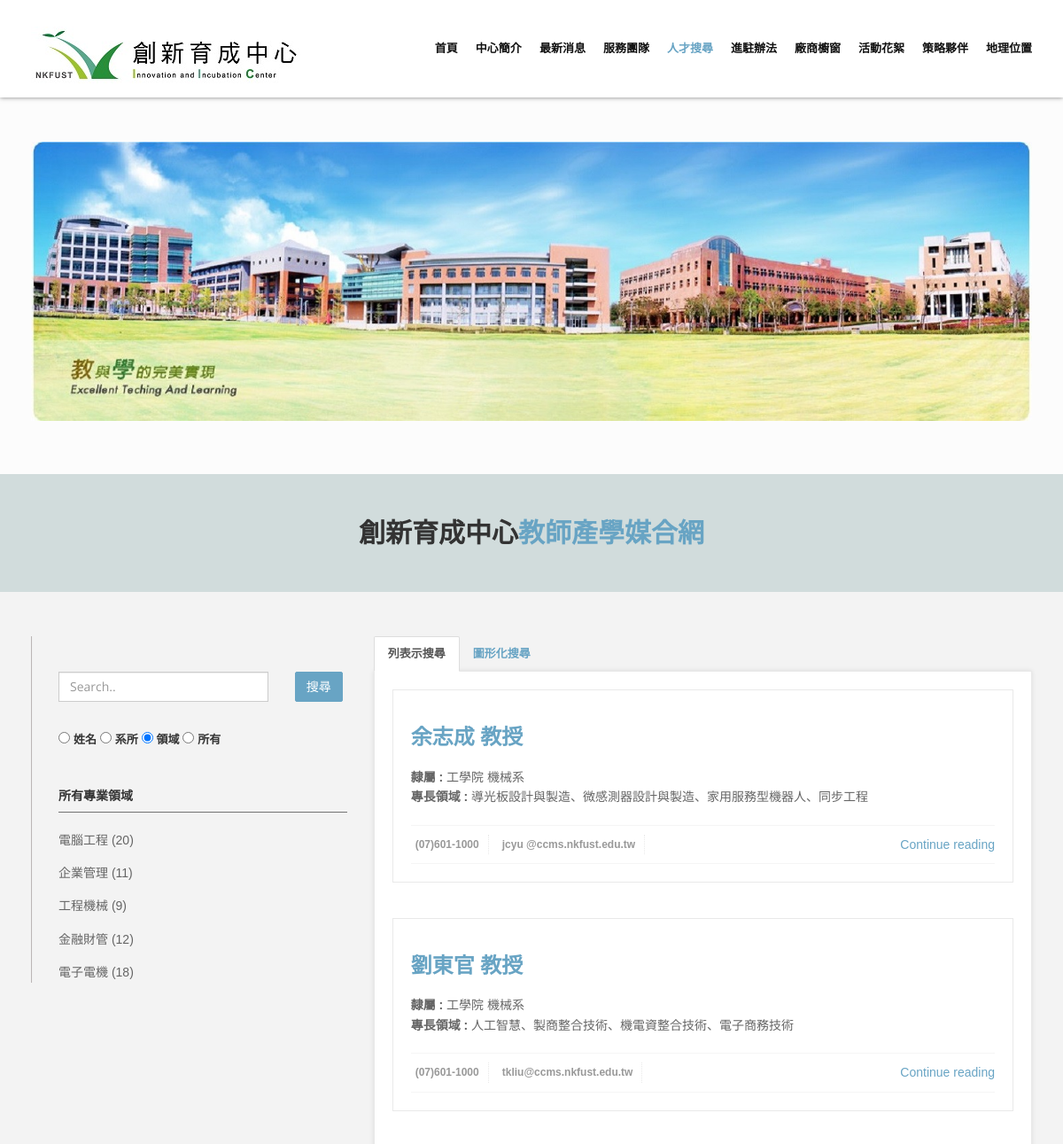
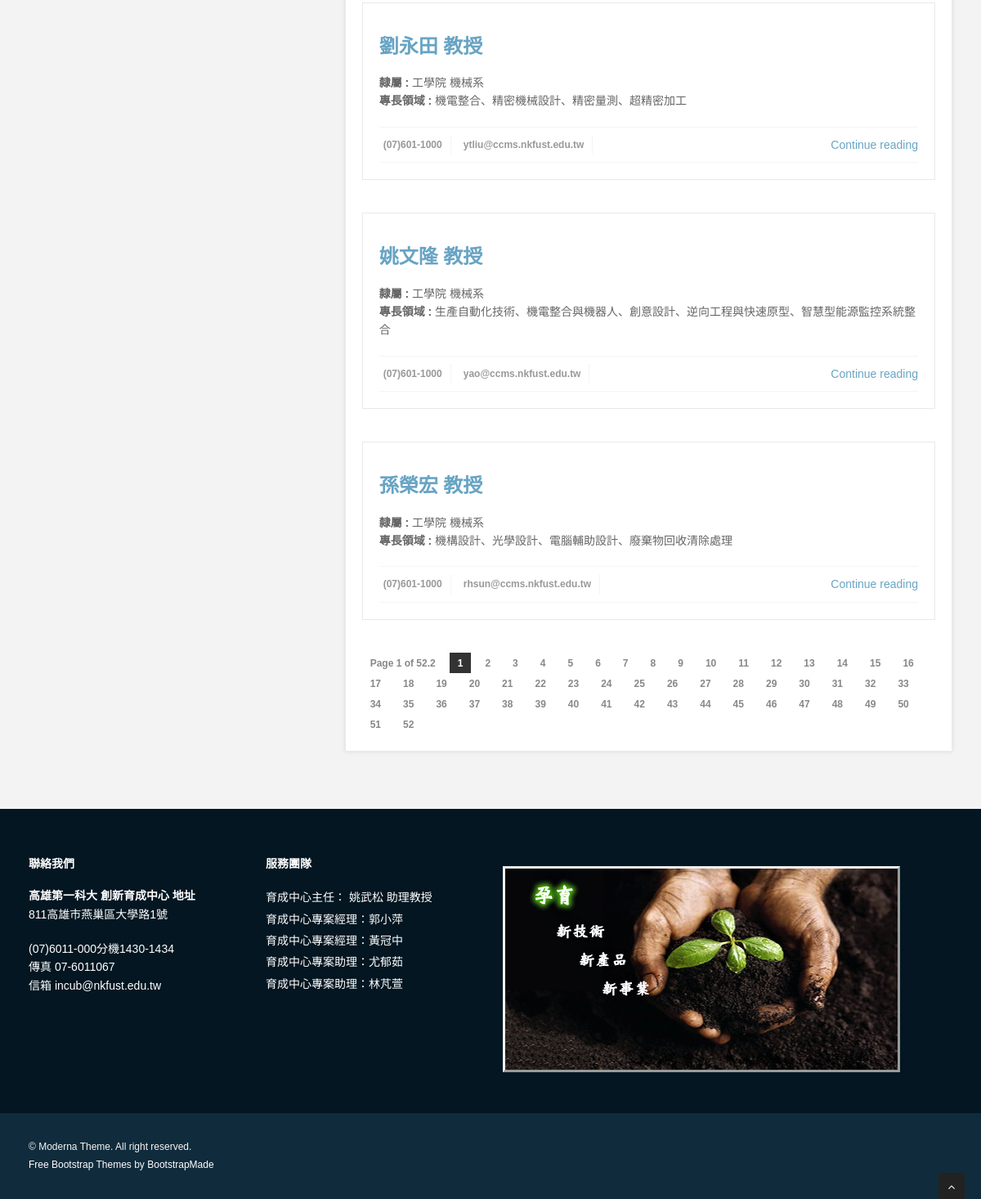
/index.php/search, run on the app's committed database (2 pictures, top to bottom).
### tables this page shows
CREATE TABLE `faculty` (
  `serial_number` int(11) NOT NULL AUTO_INCREMENT,
  `id` varchar(8) DEFAULT NULL,
  `college` varchar(4) DEFAULT NULL,
  `department` varchar(4) DEFAULT NULL,
  `name` varchar(50) DEFAULT NULL,
  `PP` varchar(10) DEFAULT NULL,
  `phone` varchar(20) DEFAULT NULL,
  `extension` varchar(10) DEFAULT NULL,
  `fax` varchar(20) DEFAULT NULL,
  `email` varchar(255) DEFAULT NULL,
  `classify` varchar(50) DEFAULT NULL,
  `specialized` text,
  PRIMARY KEY (`serial_number`)
);

CREATE TABLE `colleges` (
  `serial_number` int(11) NOT NULL AUTO_INCREMENT,
  `id` varchar(3) DEFAULT NULL,
  `c_abbr` varchar(5) DEFAULT NULL,
  `c_ename` varchar(64) DEFAULT NULL,
  `c_cname` varchar(16) DEFAULT NULL,
  PRIMARY KEY (`serial_number`)
);

CREATE TABLE `departments` (
  `serial_number` int(11) NOT NULL AUTO_INCREMENT,
  `id` varchar(3) DEFAULT NULL,
  `d_eabbr` varchar(5) DEFAULT NULL,
  `d_cabbr` varchar(16) DEFAULT NULL,
  `d_ename` varchar(64) DEFAULT NULL,
  `d_cname` varchar(64) DEFAULT NULL,
  PRIMARY KEY (`serial_number`)
);

### application/controllers/Search.php (called while the page is built, shortened)
<?php
class Search extends CI_Controller {
	public function __construct(){
		$this->load->model('Search_model');
		$this->load->helper('form');
		$this->load->library('form_validation');
		$this->load->helper('url');
		$this->load->model('Act_model');
	}
	public function index($cond = FALSE){
		$cond = $this->input->post('cond');
		$data['Comments'] = $this->Act_model->get_act();
		if ($cond === FALSE) {
			$data['facultymembers'] = $this->Search_model->get_faculty();
			$data['title'] = 'test all';
			$arrSize = count($data['facultymembers']);
			$per = 5;
			$pageNum = 1;
			$current = 1;
			if($arrSize >= 5){
				$pageNum = $arrSize/$per;
				$remainder = $arrSize%$per;
			}
			$pageData['amount'] = $pageNum;
			$pageData['current'] = $current;
			$tab['tab'] = 1;
			$data['page'] = $current;
			$_SESSION['data'] = $data;
			$this->load->view('templates/head');
			$this->load->view('templates/subtitle');
			$this->load->view('templates/sidebar_head');
			$this->load->view('templates/content/content_head',$data);
			$this->load->view('search/body', $data);
			$this->load->view('search/bottom', $pageData);
			$this->load->view('templates/content/content_foot');
			$this->load->view('templates/sidebar_foot');
			$this->load->view('templates/footer.php');
		} else {
			$data['facultymembers'] = $this->Search_model->get_faculty($cond);
			$arrSize = count($data['facultymembers']);
			$per = 5;
			$pageNum = 1;
			$current = 1;
			if($arrSize >= 5){
				$pageNum = $arrSize/$per;
			}
			$pageData['amount'] = $pageNum;
			$pageData['current'] = $current;
			$data['page'] = $current;
			$this->load->view('templates/head');
			$this->load->view('templates/subtitle');
			$this->load->view('templates/sidebar_head');
			$this->load->view('templates/content/content_head',$data);
			$this->load->view('search/body', $data);
			$this->load->view('search/bottom', $pageData);
			$this->load->view('templates/content/content_foot');
			$this->load->view('templates/sidebar_foot');
			$this->load->view('templates/footer.php');
		}
	}
}

### index.php (called while the page is built, shortened)
<?php
require_once BASEPATH.'core/CodeIgniter.php';

### application/models/Search_model.php (called while the page is built, shortened)
<?php
	class Search_model extends CI_Model {
		private function array_sort($array, $on ,$order = SORT_ASC) {
			$new_array = array();
			$sortable_array = array();
			if (count($array) > 0) {
				foreach ($array as $k => $v) {
					if (is_array($v)) {
						foreach ($v as $k2 => $v2) {
							if ($k2 == $on) {
								$sortable_array[$k] = $v2;
							}
						}
					} else {
						$sortable_array[$k] = $v;
					}
				}
				switch ($order) {
					case SORT_DESC:
						arsort($sortable_array);
						break;
				}
				foreach ($sortable_array as $k => $v) {
					$new_array[$k] = $array[$k];
				}
			}
			return $new_array;
		}
		private function get_sub_project($condition = FALSE) {
			$columns = array( 'year', 'project_name');
			$s_columns = implode(', ',$columns);
			$qString1 = 'select distinct(host_name) as host_name , '.$s_columns.' from ia_relation ';
			$qString2 = 'select host_name, '.$s_columns;
			$qString2 .= ' from most_relation_in left join most_project on';
			$qString2 .= ' most_relation_in.project_number = most_project.p_id ';
			if ($condition !== FALSE) {
				$s_cond = array();
				$conds = explode(" ", $condition);
				foreach ($columns as $col) {
					$s_cond[$col] = '(';
				}
				foreach ($conds as $cond) {
					foreach ($columns as $col) {
						if (($col !== 'year') and ($col !== 'host_name')) {
							$s_cond[$col] .= '('.$col.' like "%'.$cond.'%" ) or ';
						} else {
							$s_cond[$col] .= '('.$col.' = "'.$cond.'" ) or ';
						}
					}
				}
				foreach ($columns as $col) {
					$s_cond[$col] .= '0)';
				}
				$s_condition = implode(' or ',$s_cond);
				$qString1 = $qString1.'where '.$s_condition;
				$qString2 = $qString2.'where '.$s_condition;
			}
			$qString1 .= ' group by host_name order by year;';
			$qString2 .= ' group by most_relation_in.project_number, host_name order by year;';
			$query1 = $this->db->query($qString1);
			$query2 = $this->db->query($qString2);
			$result_t1 = $query1->result_array();
			$result_t2 = $query2->result_array();
			$result = array();
			foreach ($result_t1 as $tmp) {
				if (is_numeric($tmp['host_name'])) {
					$result[] = $tmp['host_name'];
				}
			}
			foreach ($result_t2 as $tmp) {
				if (is_numeric($tmp['host_name'])) {
					$result[] = $tmp['host_name'];
				}
			}
			return $result;
		}
		public function get_faculty($condition = FALSE) {
			$columns = array(
				'c_cname',
				'd_cname',
				'd_cabbr',
				'name',
				'PP',
				'phone',
				'extension',
				'fax',
				'email',
				'specialized',
				'classify'
			);
			$s_columns = implode(', ',$columns);
			$qString = 'select faculty.id, '.$s_columns.' from faculty ';
			$qString .= 'left join colleges on College = colleges.id ';
			$qString .= 'left join departments on Department = departments.id ';
			if ($condition !== FALSE) {
				$s_project = $this->get_sub_project($condition);
				$id_list = implode(', ',$s_project);
				$s_cond = array();
				$conds = explode(" ", $condition);
				foreach ($columns as $col) {
					$s_cond[$col] = '(';
				}
				foreach ($conds as $cond) {
					foreach ($columns as $col) {
						if (($col !== 'd_cname') and ($col !== 'c_cname')) {
							$s_cond[$col] .= '('.$col.' like "%'.$cond.'%" ) or ';
						} else {
							$s_cond[$col] .= '('.$col.' = "'.$cond.'" ) or ';
						}
					}
				}
				foreach ($columns as $col) {
					$s_cond[$col] .= '0)';
				}
				$s_condition = implode(' or ',$s_cond);
				if (!empty($id_list)) {
					$s_condition .= 'or faculty.id in ('.$id_list.') ';
				}
				$qString = $qString.'where '.$s_condition;
			} else {
			}
			$query = $this->db->query($qString);
			$result = $query->result_array();
			$result = $this->array_sort($result, 'rating', SORT_DESC);
			return $result;
		}
	}

### application/views/search/body.php (the view, shortened to what this page needs)
<?php
$startNum = ($page-1)*5;
for( $i=$startNum ; $i<=$startNum + 4 ; $i++ ){
  ?>
<article>
  <div class="blog">
    <div class="extra_wrapper">
      <h3 class="blog_head color1"><a href="<?php echo base_url('index.php').'/members/memberid/'.$facultymembers[$i]['id']?>"><?php echo $facultymembers[$i]['name'].' '.$facultymembers[$i]['PP'] ?></a></h3>
      <p><b>隸屬 :</b> <?php echo $facultymembers[$i]['c_cname'].' '.$facultymembers[$i]['d_cabbr'] ?> <br> <b>專長領域 : </b> <?php echo $facultymembers[$i]['specialized'] ?></p>
    </div>
  </div>
  <div class="bottom-article">
    <ul class="meta-post">
      <li><i class="icon-calendar"></i><a href="#"><?php echo $facultymembers[$i]['phone'] ?></a></li>
      <li><i class="icon-comments"></i><a href="#"><?php echo $facultymembers[$i]['email'] ?></a></li>
    </ul>
    <a href="<?php echo base_url('index.php').'/members/memberid/'.$facultymembers[$i]['id']?>" class="pull-right">Continue reading <i class="icon-angle-right"></i></a>
  </div>
</article>
<?php } ?>

### data on the page
faculty: name "余志成", PP "教授", colleges.c_cname "工學院", departments.d_cabbr "機械系", specialized "導光板設計與製造、微感測器設計與製造、家用服務型機器人、同步工程", phone "(07)601-1000", email "jcyu @ccms.nkfust.edu.tw"
faculty: name "劉東官", PP "教授", colleges.c_cname "工學院", departments.d_cabbr "機械系", specialized "人工智慧、製商整合技術、機電資整合技術、電子商務技術", phone "(07)601-1000", email "tkliu@ccms.nkfust.edu.tw"
faculty: name "劉永田", PP "教授", colleges.c_cname "工學院", departments.d_cabbr "機械系", specialized "機電整合、精密機械設計、精密量測、超精密加工", phone "(07)601-1000", email "ytliu@ccms.nkfust.edu.tw"
faculty: name "姚文隆", PP "教授", colleges.c_cname "工學院", departments.d_cabbr "機械系", specialized "生產自動化技術、機電整合與機器人、創意設計、逆向工程與快速原型、智慧型能源監控系統整合", phone "(07)601-1000", email "yao@ccms.nkfust.edu.tw"
faculty: name "孫榮宏", PP "教授", colleges.c_cname "工學院", departments.d_cabbr "機械系", specialized "機構設計、光學設計、電腦輔助設計、廢棄物回收清除處理", phone "(07)601-1000", email "rhsun@ccms.nkfust.edu.tw"

### other printed values
$current "1"
$amount "52.2"
